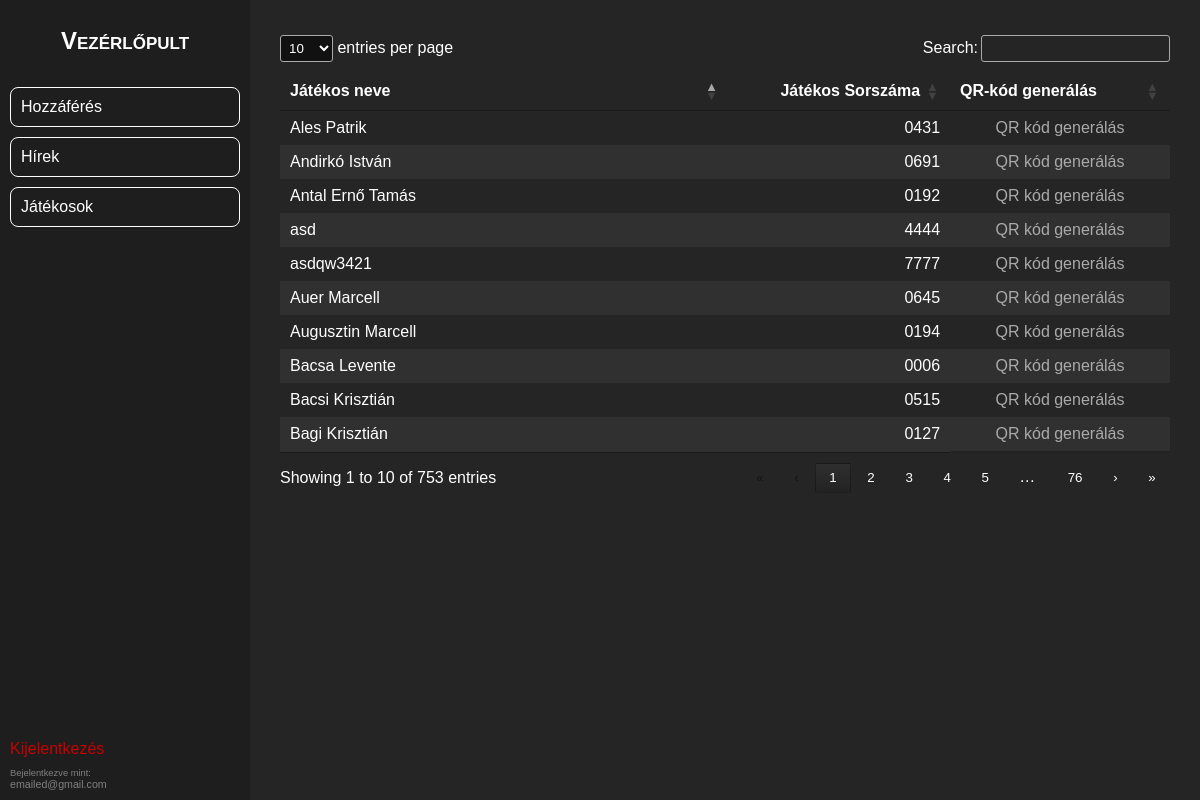
The page /admin/players/players_qr_kod.php (signed in) on the database as committed earlier.
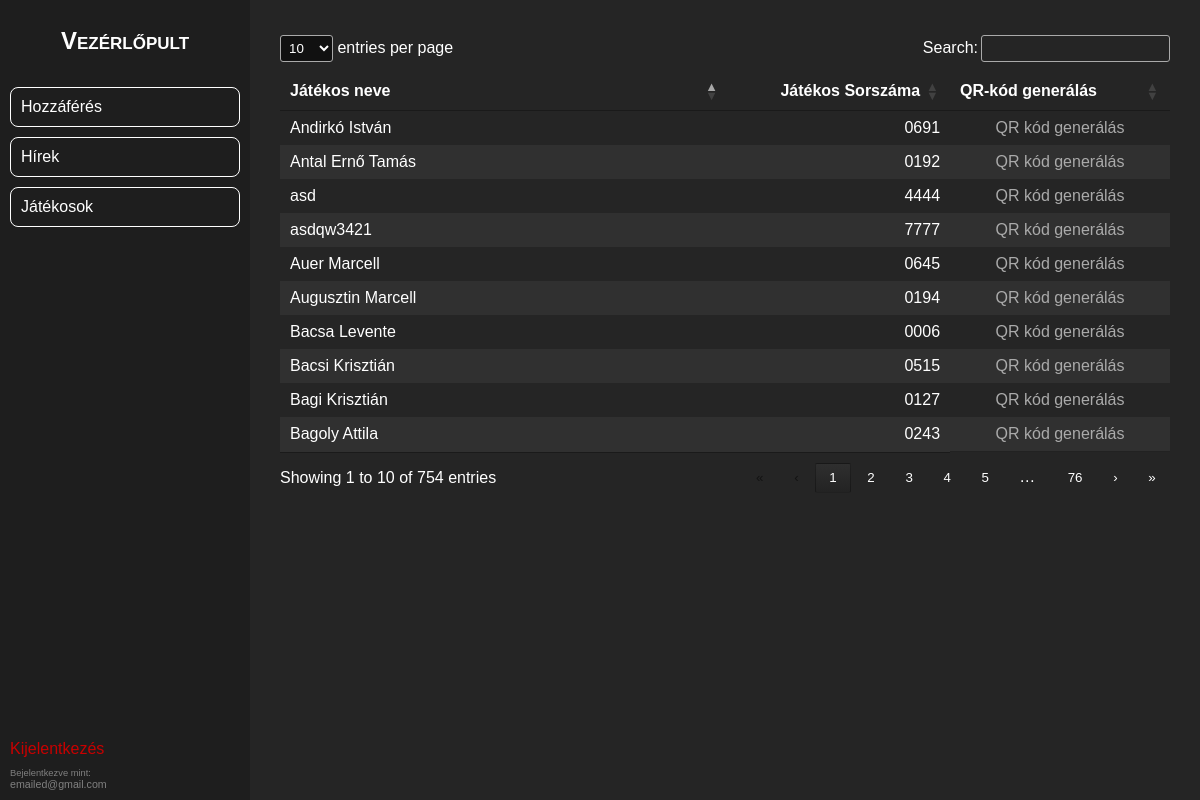
The same page on the database as committed later.
### tables this page shows
CREATE TABLE IF NOT EXISTS `players_data` (
  `player_id` int NOT NULL AUTO_INCREMENT,
  `name` varchar(100) DEFAULT NULL,
  `registration_number` varchar(10) DEFAULT NULL,
  `validity_date` date DEFAULT NULL,
  `status` enum('érvényes','eltiltva') DEFAULT NULL,
  `suspension_start_date` date DEFAULT NULL,
  `suspension_end_date` date DEFAULT NULL,
  `profile_pic` text NOT NULL,
  PRIMARY KEY (`player_id`)
);

### admin/players/players_qr_kod.php (the view, shortened to what this page needs)
<?php
include("../headers/header.php");
?>
<div class="player-table-main-container">
    <?php include('../lib/jquery/players_qr_jquery.php'); ?>
    <table class="p-table" id="playersTable">
        <thead>
            <tr>
                <th style="width:15%;">Játékos neve</th>
                <th style="width:5%;">Játékos Sorszáma</th>
                <th style="width:5%;">QR-kód generálás</th>
            </tr>
        </thead>
        <tbody>
            <?php
            include('../../connect.php');
            $sqlSelect  =   "SELECT pd.player_id, pd.name, pd.registration_number
                             FROM players_data pd
                             LEFT JOIN players_health ph
                             ON pd.player_id = ph.player_id;";
            $result = mysqli_query($conn, $sqlSelect);
            while ($data = mysqli_fetch_array($result)) {
            ?>
                <tr class="playerRow">
                    <td><?php echo $data["name"] ?></td>
                    <td><?php echo $data["registration_number"] ?></td>
                    <td class="actions"><a class="action" href="../qr/choose_generation_method.php?player_id=<?php echo $data["player_id"] ?>">QR kód generálás</a></td>
                </tr>
            <?php
            }
            ?>
        </tbody>
    </table>
</div>
<?php
include("../headers/footer.php");
?>

Rows that differ between the two databases and show on the page:
removed players_data: name "Ales Patrik", registration_number "0431"
now on this page (row unchanged): players_data: name "Bagoly Attila", registration_number "0243"
Other text that changed with them:
text written by a page script: "entries per page Search: Showing 1 to 10 of 753 entries 1 2 3 4 5 … 76 › »" → "entries per page Search: Showing 1 to 10 of 754 entries 1 2 3 4 5 … 76 › »"
